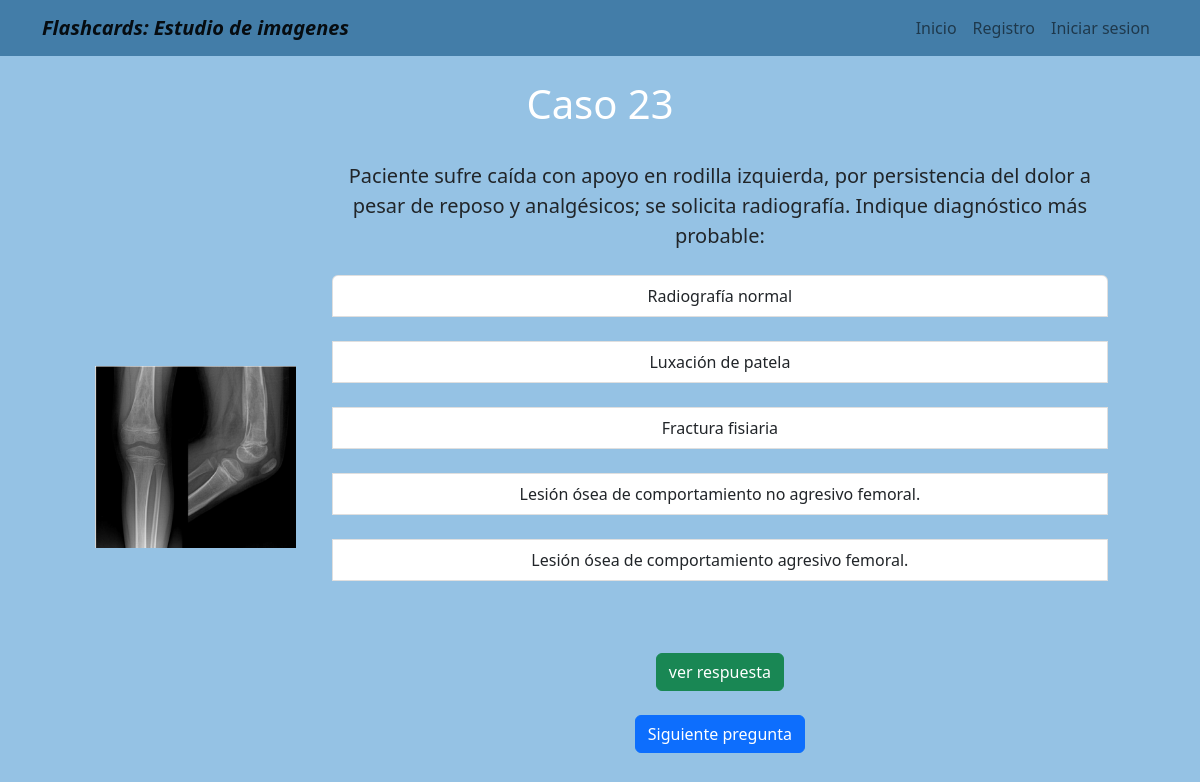
The app's page /alternativas/23/ with its own data.
### alternativas/models.py (models this page shows)
class secc_alternativa(models.Model):
    numero_respuesta_alt= PositiveSmallIntegerField(default=1)
    alternativa_1= CharField(max_length=100, blank=True)
    alternativa_2= CharField(max_length=100, blank=True)
    alternativa_3= CharField(max_length=100, blank=True)
    alternativa_4= CharField(max_length=100, blank=True)
    alternativa_5= CharField(max_length=100, blank=True)
    alternativa_respuesta= CharField(max_length=100, blank=True)
    descripcion_breve = CharField(max_length=600, blank=True)
    url_info_esp= URLField(blank=True)
    url_info_ing= URLField(blank=True)
    imagen_con_patologia= ImageField(upload_to='estudio/images/')
    pregunta= CharField(max_length=500, blank=True)

### alternativas/views.py (the view)
# urls.py: path('23/', veintitres, name='veintitres'),
def veintitres(request):
    veintitres= secc_alternativa.objects.filter(numero_respuesta_alt=23)
    return render(request, '23.html',{'veintitres':veintitres})

### alternativas/templates/23.html
{% extends "layout.html" %}
{% block content %}
{% for info in veintitres %}
<h1 style="color:white ; text-align:center;"> Caso {{info.numero_respuesta_alt}}</h1> <br/>
  <td style="padding-left: 20px;">
    <img src=" {{info.imagen_con_patologia.url}}" width="75%" > <br>
  </td>
  <td style="padding-right: 50px;">
    <a style=" font-size: 20px">{{info.pregunta}} </a> <br><br>
    <div class="list-group">
      <a class="list-group-item list-group-item-action">{{info.alternativa_1}} </a> <br>
      <a class="list-group-item list-group-item-action">{{info.alternativa_2}} </a> <br>
      <a class="list-group-item list-group-item-action">{{info.alternativa_3}} </a> <br>
      <a class="list-group-item list-group-item-action">{{info.alternativa_4}} </a> <br>
      <a class="list-group-item list-group-item-action">{{info.alternativa_5}} </a> <br>
  </div>
  <br> <br> <a class="btn btn-success text-center contenedor-boton-inicio" href="{% url 'veintitres_r' %}" role="button" > ver respuesta </a>
  <br> <br> <a class="btn btn-primary text-center contenedor-boton-inicio" href="{% url 'veinticuatro' %}" role="button" > Siguiente pregunta </a>
</td>
{% endfor %}
{% endblock %}

### home/templates/layout.html (style rules this page uses)
body { background-color:#95c2e4; text-align: center; }
.contenedor-boton-inicio { display: inline-flex; }

### records on screen
secc_alternativa: numero_respuesta_alt "23", imagen_con_patologia (picture), pregunta "Paciente sufre caída con apoyo en rodilla izquierda, por persistencia del dolor a pesar de reposo y analgésicos; se solicita radiografía. Indique diagnóstico más probable:", alternativa_1 "Radiografía normal", alternativa_2 "Luxación de patela", alternativa_3 "Fractura fisiaria", alternativa_4 "Lesión ósea de comportamiento no agresivo femoral.", alternativa_5 "Lesión ósea de comportamiento agresivo femoral."
